Frame 1 (no input): blank canvas, image omitted
Frame 60 (the mouse pressed at the canvas centre just before this capture): blank canvas, image omitted
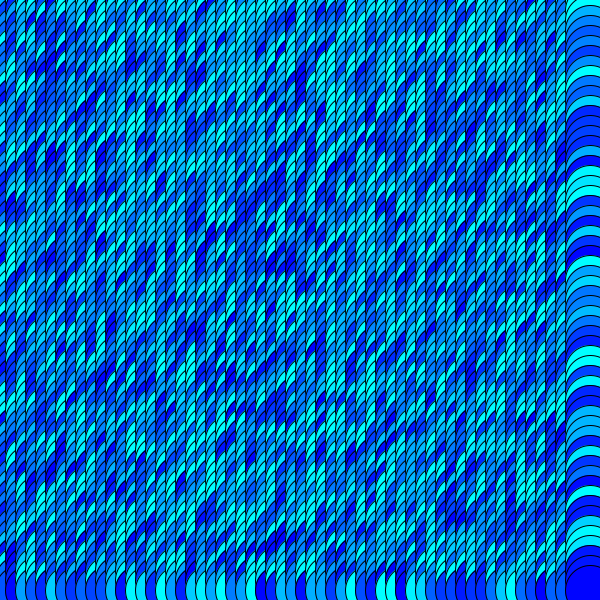
Frame 120 (the mouse held since frame 60 and released just before this capture)

The Processing sketch whose frames 1 and 60 were blank and that drew this single picture after the mouse press (run headless with seeded random() and noise(); from frame 60 on, the mouse is pressed at the canvas centre):

// Processing sketch: processing_159177
// ── processing_159177.pde

void setup(){
  size(600,600);
}
void draw(){
  background(255);
  for(int x =0; x <600; x=x+10) {
    for (int y =0;y<600;y=y+10){
     if (mousePressed){
      fill(0,random(0,(mouseX)),255);
      ellipse(x,y,50,50);
    }}
  }
}
